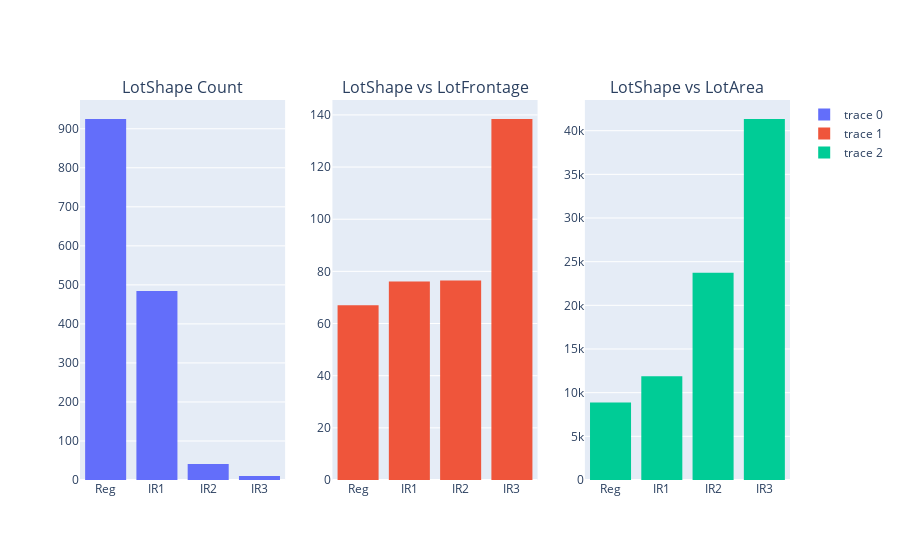

The cell this chart's notebook holds for it:
### Code cell
subplots = make_subplots(1, 3, subplot_titles=("LotShape Count", "LotShape vs LotFrontage", "LotShape vs LotArea"))
subplots.add_trace(go.Histogram(x=lot_data.LotShape), row=1, col=1)
subplots.add_trace(go.Histogram(x=lot_data.LotShape, y=lot_data.LotFrontage, histfunc="avg"), row=1, col=2)
subplots.add_trace(go.Histogram(x=lot_data.LotShape, y=lot_data.LotArea, histfunc="avg"), row=1, col=3)

### Figure 1 — Plotly figure (JSON) as saved in the notebook; plotly's stock layout.template omitted (floating-point values rounded to 4 significant figures; data arrays with more than 128 entries replaced by an {"elided": "..."} marker saying what was removed)
{"data": [{"type": "histogram", "x": {"elided": "1460 str values"}, "xaxis": "x", "yaxis": "y"}, {"histfunc": "avg", "type": "histogram", "x": {"elided": "1460 str values"}, "xaxis": "x2", "y": {"elided": "1460 float values"}, "yaxis": "y2"}, {"histfunc": "avg", "type": "histogram", "x": {"elided": "1460 str values"}, "xaxis": "x3", "y": {"elided": "1460 int values"}, "yaxis": "y3"}], "layout": {"annotations": [{"font": {"size": 16}, "showarrow": false, "text": "LotShape Count", "x": 0.1444, "xanchor": "center", "xref": "paper", "y": 1.0, "yanchor": "bottom", "yref": "paper"}, {"font": {"size": 16}, "showarrow": false, "text": "LotShape vs LotFrontage", "x": 0.5, "xanchor": "center", "xref": "paper", "y": 1.0, "yanchor": "bottom", "yref": "paper"}, {"font": {"size": 16}, "showarrow": false, "text": "LotShape vs LotArea", "x": 0.8556, "xanchor": "center", "xref": "paper", "y": 1.0, "yanchor": "bottom", "yref": "paper"}], "xaxis": {"anchor": "y", "domain": [0.0, 0.2889]}, "xaxis2": {"anchor": "y2", "domain": [0.3556, 0.6444]}, "xaxis3": {"anchor": "y3", "domain": [0.7111, 1.0]}, "yaxis": {"anchor": "x", "domain": [0.0, 1.0]}, "yaxis2": {"anchor": "x2", "domain": [0.0, 1.0]}, "yaxis3": {"anchor": "x3", "domain": [0.0, 1.0]}}}
